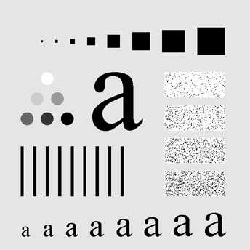
//> input picture Digital_Image_Processing/lab/lab05/board.jpg, 250 x 250 px
$ ./main   (built with g++ and OpenCV 4)
//> lines starting //> are read from the running program, lines starting //| are printed output that depends on the picture
//> in lab1, space_img is the input picture: 250 rows x 250 cols, CV_8UC1; min 0, max 255, mean 208.1
/*
1.	灰度图像的 DFT 和 IDFT。
	具体内容：利用 OpenCV 提供的 cvDFT 函数对图像进行 DFT 和 IDFT 变换

2	利用理想高通和低通滤波器对灰度图像进行频域滤波
	具体内容：利用 cvDFT 函数实现 DFT ，在频域上利用理想高通和低通滤波器进行滤波，并把滤波过后的图像显示在屏幕上（观察振铃现象），要求截止频率可输入。

3	利用布特沃斯高通和低通滤波器对灰度图像进行频域滤波。
	具体内容：利用 cvDFT 函数实现 DFT ，在频域上进行利用布特沃斯高通和低通滤波器进行滤波，并把滤波过后的图像显示在屏幕上（观察振铃现象），要求截止频率和 n 可输入。
*/
#include <opencv2/opencv.hpp>
#include <opencv2/imgproc/imgproc.hpp>
#include <opencv2/highgui/highgui.hpp>
#include <iostream>
#include <string>
#include <cmath>

using namespace std;
using namespace cv;
static int nRows, nCols;

/*
https://docs.opencv.org/2.4.13.7/doc/tutorials/core/discrete_fourier_transform/discrete_fourier_transform.html
官方文档描述的 DFT demo
*/
// [77 lines left out: function dft_opencv, not called in this run]

void my_dft(Mat & space, Mat & frequency, bool show_spectrum = false){
//> called with show_spectrum = true
	// expand input image to optimal size, 扩展到合适的尺寸, 方便进行 DFT
	// 快速傅立叶变换要求最佳尺寸为 2 的 n 次方
	Mat padded;
	int m = getOptimalDFTSize( space.rows );
//> m = 250
	int n = getOptimalDFTSize( space.cols );
//> n = 250

	// on the border add zero values, 填零
	copyMakeBorder(space, padded, 0, m - space.rows, 0, n - space.cols, BORDER_CONSTANT, Scalar::all(0));

	// 官方文档的做法是, 先做变换, 然后
	// 交换左上和右下，交换右上和坐下，拼凑四个 1/4 周期的中心, 到 (m/2, n/2)
	// 而根据 课本, 我们可以先对空域的图像做一个变换
	// fp(x, y) = f(x, y) * (-1)^(x + y)
	// 这样, 傅里叶变换过后的中心点就平移到了 (m/2, n/2)
	for( int i = 0; i < m; i++ ){
		for( int j = 0; j < n; j++ ){
			*padded.ptr<uchar>(i, j) *= uchar( pow(-1, i + j) );
		}
	}
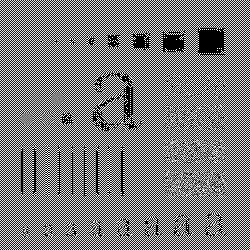
//> padded: 250 rows x 250 cols, CV_8UC1; min 0, max 255, mean 123

	// planes[0] 是扩展后的图像, planes[1] 全0
	Mat planes[] = {
		Mat_<float>(padded),
		Mat::zeros(padded.size(), CV_32F)
	};
//> planes[1]: 250 rows x 250 cols, CV_32FC1; every value is 0

	Mat complexI;
	// Add to the expanded another plane with zeros
	// 把 planes[0], planes[1], 合并到 complex
	merge(planes, 2, complexI);

	// this way the result may fit in the source matrix
	dft(complexI, complexI);
	complexI.copyTo(frequency);

	if( show_spectrum == true ){
		/****************** 下面是生成频谱的过程 *******************/
		// compute the magnitude and switch to logarithmic scale
		// => log[ 1 + sqrt(Re(DFT(I))^2 + Im(DFT(I))^2) ]
		// 将 complex 拆分为两部分, planes[0] 和 planes[1]
		// planes[0] = Re( DFT(I) ), 实部
		// planes[1] = Im( DFT(I) ), 虚部
		split(complexI, planes);
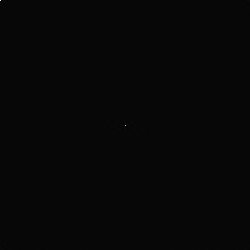
//> planes[0]: 250 rows x 250 cols, CV_32FC1; min -235508.6, max 7689831, mean 230; drawn with min black and max white
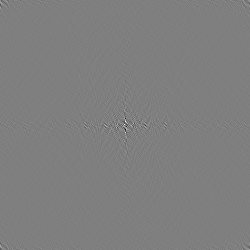
//> planes[1]: 250 rows x 250 cols, CV_32FC1; min -392671.7, max 392671.8, mean 0; drawn with min black and max white

		// 计算幅值, sqrt(Re ^ 2, Im ^ 2)
		// 将幅值保存在 planes[0] 中
		magnitude( planes[0], planes[1], planes[0] );
		Mat magI = planes[0];

		// switch to logarithmic scale
		// 对数变换 s = log(1 + r), 方便人眼观察
		// log(1 + magI)
		magI += Scalar::all(1);
		log(magI, magI);

		// crop the spectrum, if it has an odd number of rows or columns
		// -2 = 0xfffffffe, 前面全 1, 最后一位是 0, & -2 就是把最后一位置零
		// 裁剪频谱, 使行列为偶数
		magI = magI( Rect(0, 0, magI.cols & -2, magI.rows & -2) );
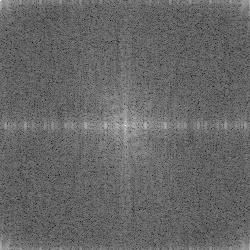
//> magI: 250 rows x 250 cols, CV_32FC1; min 3.84, max 15.86, mean 8.71; drawn with min black and max white

		// Transform the matrix with float values into a
		// viewable image form (float between values 0 and 1).
		// 缩放, 便于观察
		normalize(magI, magI, 0, 1, CV_MINMAX);

		imshow("频谱", magI);
		/****************** 频谱 *******************/
	}
}

/*
	https://stackoverfLOWPASS.com/questions/19761526/how-to-do-inverse-dft-in-opencv
	https://stackoverfLOWPASS.com/questions/10269456/inverse-fourier-transformation-in-opencv
	如何进行傅里叶反变换
*/
void my_idft(Mat & frequency, Mat & space_img){
	Mat complexI = frequency;
	dft(complexI, space_img, DFT_INVERSE | DFT_REAL_OUTPUT | DFT_SCALE );
//> space_img: 250 rows x 250 cols, CV_32FC1
	// normalize(space_img, space_img, 0, 1, CV_MINMAX);
	space_img.convertTo(space_img, CV_8U);
	int m = space_img.rows;
//> m = 250
	int n = space_img.cols;
//> n = 250
	for( int i = 0; i < m; i++ ){
		for( int j = 0; j < n; j++ ){
			*space_img.ptr<uchar>(i, j) *= uchar( pow(-1, i + j) );
		}
	}
}

#define LOWPASS 0
#define HIGHPASS 1

// [56 lines left out: functions my_ideal_pass_filter, my_Butterworth_pass_Filter, not called in this run]

void lab1(){
	Mat space_img, frequency_img;
	space_img = imread("board.jpg", 0);
	// space_img = imread("imageTextN.png", 0);
	imshow("原图", space_img);

	if( true ){
		my_dft(space_img, frequency_img, true);
	}

	if( true ){
		my_idft(frequency_img, space_img);
		imshow("反变换", space_img);
	}

	waitKey(0);
	destroyAllWindows();
}

// [57 lines left out: functions lab2, lab3, not called in this run]


int main(){
	ios::sync_with_stdio(false);
	cin.tie(0);

	cout << "1. 傅里叶正反变换\n";
	cout << "2. 理想低通/高通\n";
	cout << "3. 布特沃斯\n";
	char option = '1';
	while( true ){
		cout << "输入实验编号: ";
		cin >> option;
		switch(option){
			case '1':
				lab1();
				break;
			case '2':
				lab2();
				break;
			case '3':
				lab3();
				break;
			default:
				destroyAllWindows();
				goto END;
				break;
		}
		cout << "实验 " << option << " 结束\n";
	}
END:
	return 0;
}
